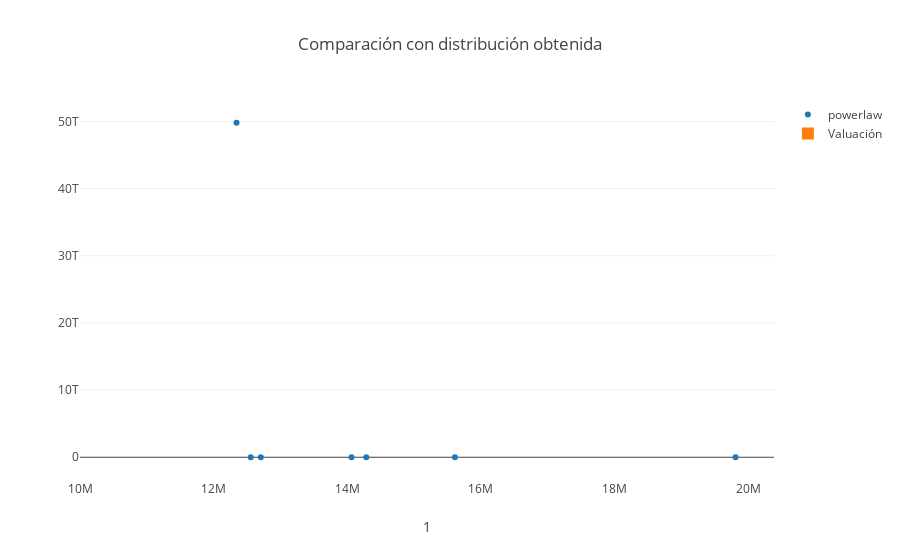

Notebook code for this chart:
### Code cell
def dist(best_dist):
     dist = best_dist[0]
     args = dist.fit(var)
     distxl = best_dist[0].pdf(var, *args)
     st.kstest(var, dist.cdf, args)
     data1 = go.Scatter(x=var,y= (distxl * len(var) * var.max() / 1), mode= 'markers', name= best_dist[0].name)
     data2 = go.Histogram(x=var, nbinsx= 1, name='Valuación')
     data= [data1, data2]
     layout = go.Layout(title='Comparación con distribución obtenida', 
                        xaxis=dict(title=var.name),
                        yaxis=dict(title=''))
     fig = go.Figure(data=data,layout=layout)
     edes=pd.DataFrame(data=var.describe())
     edes.rename(columns={1:'Medidas descriptivas'},inplace=True)
     print(edes)
     return (iplot(fig, filename = 'Hist'))
dist(best_dist)

### Figure 1 — Plotly figure (JSON) as saved in the notebook; plotly's stock layout.template omitted (floating-point values rounded to 4 significant figures)
{"data": [{"mode": "markers", "name": "powerlaw", "type": "scatter", "uid": "4e2258fa-e571-431f-bbd9-25705ad8cab1", "x": [14060000.0, 12340000.0, 12710000.0, 19810000.0, 14280000.0, 15610000.0, 12560000.0], "y": [9.655, 49800000000000.0, 36.19, 2.774, 8.709, 5.596, 56.95]}, {"name": "Valuación", "nbinsx": 1, "type": "histogram", "uid": "3c4eda01-108c-4482-94a9-6351150fd1bd", "x": [14060000.0, 12340000.0, 12710000.0, 19810000.0, 14280000.0, 15610000.0, 12560000.0]}], "layout": {"title": {"text": "Comparación con distribución obtenida"}, "xaxis": {"title": {"text": "1"}}, "yaxis": {"title": {"text": ""}}}}
